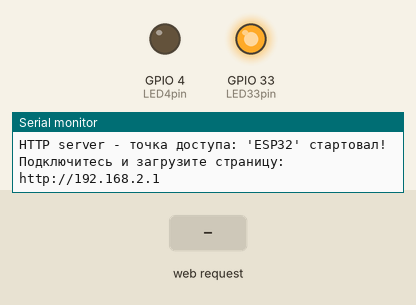
Bench run of a sketch on a simulated ESP32. Parts: output pins drawn as LEDs (lit = HIGH), the last lines printed to the serial monitor. The test bench sets the inputs (shaded band).

Above: at 1.3 s.
1.4 s: HTTP request GET /led4on received
At 2.6 s:
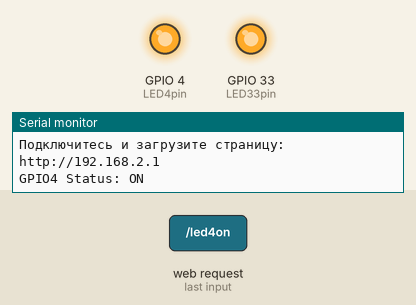
2.9 s: HTTP request GET /led33on received
At 3.8 s:
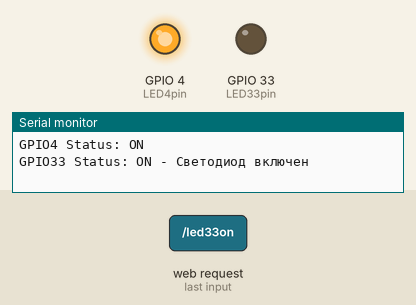
4.4 s: HTTP request GET /led4off received
At 5.0 s:
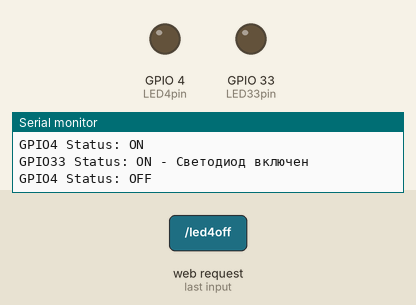
Timing chart, 0 to 7.4 s (numbered marks = the images above; inputs shaded):
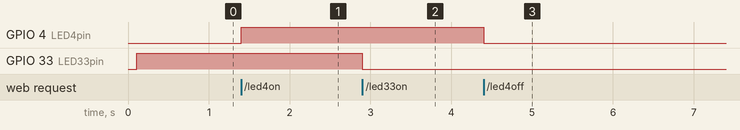

The sketch:

esp32-sobstvennaya-set-wi-fi.ino
```cpp
// ESP32: лампочки в собственной сети WiFi

// Этот пример демонстрирует, как превратить ESP32 в точку доступа (AP)
// и отдавать веб-страницы для любого подключенного клиента.

// Подключаем библиотеку специальных методов для работы ESP32 с сетью WiFi
#include <WiFi.h>
// Подключаем библиотеку методов для создания и настройки сервера и обработки
// HTTP-запросов, чтобы не беспокоится о деталях реализации на низком уровне
#include <WebServer.h>

// Устанавливаем SSID и пароль создаваемой WiFi - сети
const char* ssid = "ESP32";
const char* password = "01234567";
// Выполняем настройки IP адреса для точки доступа
IPAddress local_ip(192,168,2,1);  // IP-адрес
IPAddress gateway(192,168,2,1);   // маска IP-подсети
IPAddress subnet(255,255,255,0);  // IP-шлюз
// Строим объект WebServer и указываем порт для прослушивания сервером
// (80 - порт по умолчанию для HTTP),
// теперь можно получить доступ к серверу без необходимости указания порта в URL-адресе
WebServer server(80);

#define LampOn  true    // "лампочка включена"
#define LampOff false   // "лампочка выключена"

// Инициируем пин и состояние вспышки 4 - прямая логика
uint8_t LED4pin = 4;
bool LED4status = LampOff;
// Инициируем пин и состояние светодиода 33 - инверсная логика
uint8_t LED33pin = 33;
bool LED33status = LampOff;

void setup()
{
  Serial.begin(115200);
  pinMode(LED4pin, OUTPUT);
  pinMode(LED33pin, OUTPUT);
  // Настраиваем программную точку доступа для создания сети Wi-Fi,
  // проверяя SSID, пароль, IP-адрес, маску IP-подсети и IP-шлюз.
  WiFi.softAP(ssid, password);
  WiFi.softAPConfig(local_ip, gateway, subnet);

  delay(100);

  // Привязываем к конкретным функциям обработку входящих HTTP-запросов
  // по относительным путям с помощью метода on (первый параметр - это URL-путь,
  // а второй - имя функции, которую мы хотим выполнить при запросе этого URL-адреса)
  server.on("/", handle_OnConnect);
  server.on("/led4on", handle_led4on);
  server.on("/led4off", handle_led4off);
  server.on("/led33on", handle_led33on);
  server.on("/led33off", handle_led33off);
  // Привязываем обработчик на все другие URL-запросы, отличные от указанных в server.on()
  // (обработчик должен ответить HTTP-статусом 404 (Not Found) и сообщением для пользователя.
  // Для этого формируем функцию server.onNotFound(), которая запустится когда сервер
  // получит запрос с URI, который не был указан в server.on
  server.onNotFound(handle_NotFound);

  server.begin();
  Serial.println("HTTP server - точка доступа: 'ESP32' стартовал!");
  Serial.println("Подключитесь и загрузите страницу: http://192.168.2.1");
}

// Основной цикл loop(). Для обработки входящих HTTP-запросы, постоянно
// вызывать handleClient() метод объекта сервера, и менять состояния светодиодов
// по соответствующим запросам
void loop()
{
  server.handleClient();
  // Управляем вспышкой 4 - прямая логика
  if (LED4status==LampOn) {digitalWrite(LED4pin, HIGH);}
  else {digitalWrite(LED4pin, LOW);}
  // Управляем светодиодом 33 - инверсная логика
  if(LED33status==LampOn) {digitalWrite(LED33pin, LOW);}
  else {digitalWrite(LED33pin, HIGH);}
}

// Выполнить действия, соответствующие корневому (/) URL с помощью server.on. В начале
// установить состояние обоих светодиодов на LOW (исходное состояние светодиодов) и вывести
// их состояние в последовательный монитор.
void handle_OnConnect()
{
  LED4status = LampOff;
  LED33status = LampOff;
  Serial.println("GPIO4 Status: OFF | GPIO33 Status: OFF");
  // Для ответа на HTTP-запрос, используем метод send, отправляя код 200 (один из кодов состояния HTTP),
  // который соответствует ответу OK - ответ получен и, указывая тип содержимого как «текст/html» и,
  // наконец, вызываем пользовательскую функцию SendHTML(), которая создает динамическую HTML-страницу,
  // содержащую состояние светодиодов
  server.send(200, "text/html", SendHTML(LED4status,LED33status));
}

void handle_led4on()
{
  LED4status = LampOn;
  Serial.println("GPIO4 Status: ON");
  server.send(200, "text/html", SendHTML(LED4status,LED33status));
}

void handle_led4off()
{
  LED4status = LampOff;
  Serial.println("GPIO4 Status: OFF");
  server.send(200, "text/html", SendHTML(LED4status,LED33status));
}

// Включить светодиод на пине 33
void handle_led33on()
{
  LED33status = LampOn;
  Serial.println("GPIO33 Status: ON - Светодиод включен");
  server.send(200, "text/html", SendHTML(LED4status,LED33status));
}

// Выключить светодиод на пине 33
void handle_led33off()
{
  LED33status = LampOff;
  Serial.println("GPIO33 Status: OFF - Светодиод ВЫКЛ");
  server.send(200, "text/html", SendHTML(LED4status,LED33status));
}

void handle_NotFound()
{
  server.send(404, "text/plain", "Not found");
}

// Формируем HTML-отображение веб-страницы по каждому запросу, то есть
// когда веб-сервер ESP32 получает запрос от веб-клиента. Просто объединяем HTML-код
// в большую строку и возвращает server.send() функцию.
// Функция SendHTML принимает состояние светодиодов в качестве параметров для динамической генерации содержимого HTML.
String SendHTML(uint8_t led4stat,uint8_t led33stat)
{
  String ptr = "<!DOCTYPE html> <html>\n";
  ptr +="<meta http-equiv=\"Content-type\" content=\"text/html; charset=utf-8\"><head><meta name=\"viewport\" content=\"width=device-width, initial-scale=1.0, user-scalable=no\">\n";
  ptr +="<title>Управление светодиодами</title>\n";
  ptr +="<style>html { font-family: Helvetica; display: inline-block; margin: 0px auto; text-align: center;}\n";
  ptr +="body{margin-top: 50px;} h1 {color: #444444;margin: 50px auto 30px;} h3 {color: #444444;margin-bottom: 50px;}\n";
  ptr +=".button {display: block;width: 80px;background-color: #3498db;border: none;color: white;padding: 13px 30px;text-decoration: none;font-size: 25px;margin: 0px auto 35px;cursor: pointer;border-radius: 4px;}\n";
  ptr +=".button-on {background-color: #3498db;}\n";
  ptr +=".button-on:active {background-color: #2980b9;}\n";
  ptr +=".button-off {background-color: #34495e;}\n";
  ptr +=".button-off:active {background-color: #2c3e50;}\n";
  ptr +="p {font-size: 14px;color: #888;margin-bottom: 10px;}\n";
  ptr +="</style>\n";
  ptr +="</head>\n";
  ptr +="<body>\n";
  ptr +="<h1>ESP32 Веб сервер</h1>\n";
  ptr +="<h3>Режим точка доступа WiFi (AP)</h3>\n";

  if(led4stat)
    {ptr +="<p>Состояние LED4: ВКЛ.</p><a class=\"button button-off\" href=\"/led4off\">ВЫКЛ.</a>\n";}
  else
    {ptr +="<p>Состояние LED4: ВЫКЛ.</p><a class=\"button button-on\" href=\"/led4on\">ВКЛ.</a>\n";}

  if(led33stat)
  {ptr +="<p>Состояние LED33: ВКЛ.</p><a class=\"button button-off\" href=\"/led33off\">ВЫКЛ.</a>\n";}
  else
  {ptr +="<p>Состояние LED33: ВЫКЛ.</p><a class=\"button button-on\" href=\"/led33on\">ВКЛ.</a>\n";}
  ptr +="</body>\n";
  ptr +="</html>\n";
  return ptr;
}
```

Measured:
- after the input at 1.4 s, GPIO 4 (LED4pin): LOW → HIGH at once
- after the input at 2.9 s, GPIO 33 (LED33pin): HIGH → LOW at once
- after the input at 4.4 s, GPIO 4 (LED4pin): HIGH → LOW at once
